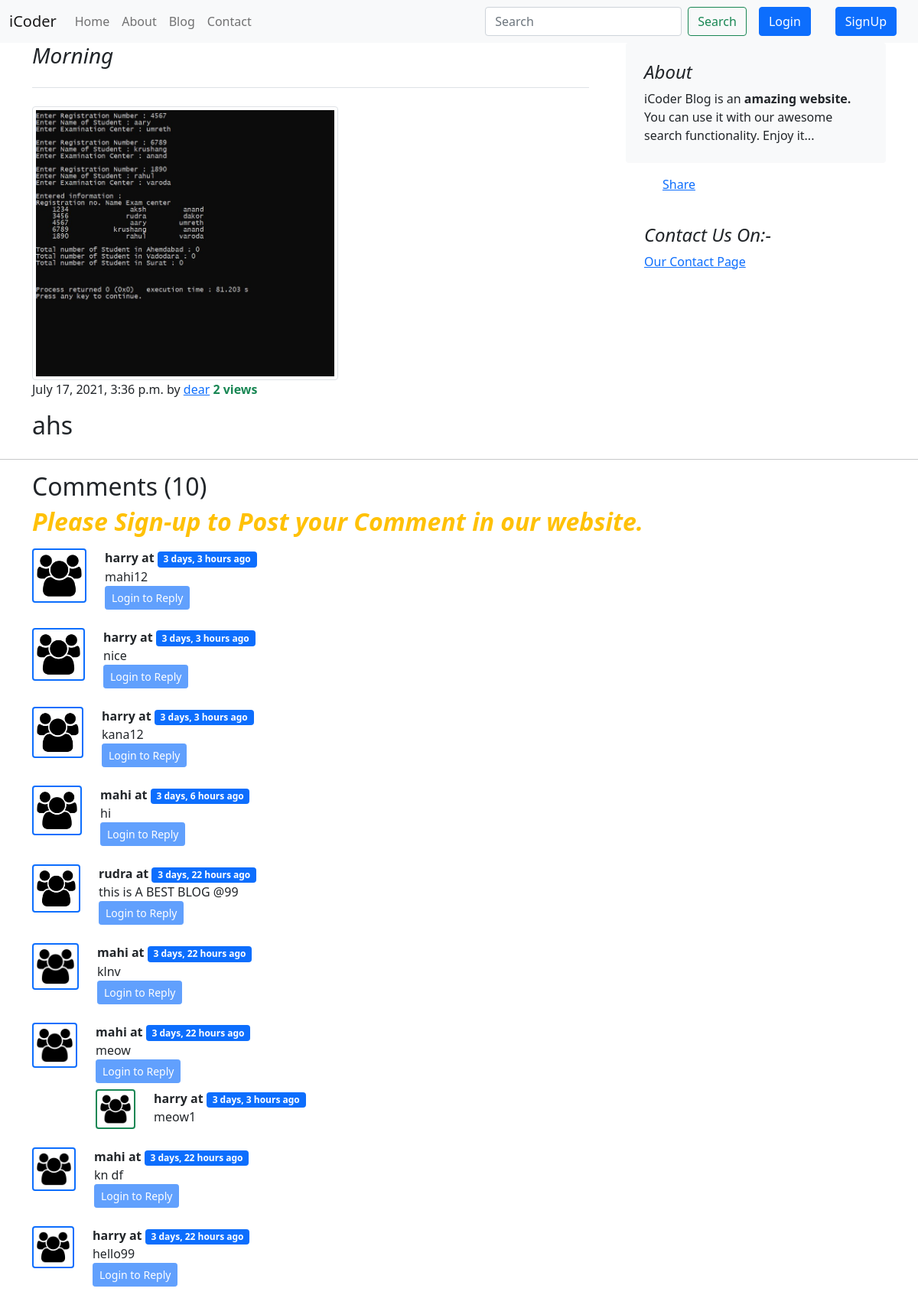
Screenshot of /blog/contin/8/ with the database file from the repository.
### blog/models.py (models this page shows, shortened)
class Post(models.Model):
    sno = models.AutoField(primary_key = True)
    title = models.CharField(max_length=255)
    content = models.TextField()
    author = models.CharField(max_length=25)
    views = models.IntegerField(default=0)
    timestamp = models.DateTimeField()
    image2 = models.ImageField(upload_to='aksh1/')

class BlogComment(models.Model):
    sno = models.AutoField(primary_key = True)
    comment1 = models.TextField()
    user = models.ForeignKey(User, on_delete=models.CASCADE)
    post = models.ForeignKey(Post, on_delete=models.CASCADE)
    parent = models.ForeignKey('self', on_delete=models.CASCADE, null=True)
    timestamp = models.DateTimeField(auto_now_add=True)
    def __str__(self):
        return self.comment1

### blog/views.py (the view)
# urls.py: path('contin/<int:myid1>/', views.blogpost, name='blogpost')
def blogpost(request, myid1):
    myposts = Post.objects.filter(sno=myid1)[0]
    myposts.views += 1
    myposts.save()
    comments1 = BlogComment.objects.filter(post=myposts, parent=None)
    replies = BlogComment.objects.filter(post=myposts).exclude(parent=None)
    repDict = {}
    a = comments1.union(replies)
    a1 = len(a)
    print('comments1', replies)
    for item11 in replies:
        if item11.parent.sno not in repDict.keys():
            repDict[item11.parent.sno] = [item11]
        else:
            repDict[item11.parent.sno].append(item11)
    print('repdict', repDict)
    params = {'myposts' : myposts, 'comments1':comments1, 'user99':request.user, 'repDict':repDict, 'a1':a1}
    return render(request, 'blog/blogpost1.html', params)

### blog/templatetags/extras.py (called while the page is built)
@register.filter(name='get_val')
def get_val(dict, key):
    print('dict', dict, 'key', key)
    print('dict.get(key)',dict.get(key))
    return dict.get(key)

### templates/blog/blogpost1.html
{% extends 'base.html' %}
{%block body%}
<div class="container">
    <div class="row g-5">
        <div class="col-md-8">
            <h3 class="pb-4 mb-4 fst-italic border-bottom">
                {{myposts.title}}
            </h3>
            <img class="bd-placeholder-img img-thumbnail " width="400" height="300" src="{{myposts.image2.url}}">
            <article class="blog-post">
                <p class="blog-post-meta">{{myposts.timestamp}} by <a href="#">{{myposts.author}}</a> <span class="text-success w-50"><b>{{myposts.views}} views</b></span></p>
                <h2 class="blog-post-title">{{myposts.content|safe}}</h2>
            </article>
        </div>
        <div class="col-md-4  ">
            <div class="position-sticky " style="top: 2rem">
                <div class="p-4 mb-3 bg-light rounded ">
                    <h4 class="fst-italic">About</h4>
                    <p class="mb-0">iCoder Blog is an <b>amazing website.</b> You can use it with our awesome search
                        functionality. Enjoy it...
                    </p>
                </div>
                <div class="container my-3">
                    <div class="fb-share-button" data-href="http://127.0.0.1:8000/blog/contin/{{myposts.sno}}/"
                        data-layout="button_count" data-size="large"><a target="_blank"
                            href="https://www.facebook.com/sharer/sharer.php?u=http%3A%2F%2F127.0.0.1%3A8000%2Fblog%2Fblogpost&amp;src=sdkpreparse"
                            class="fb-xfbml-parse-ignore">Share</a></div>
                </div>
                <div class="p-4">
                    <h4 class="fst-italic">Contact Us On:-</h4>
                    <ol class="list-unstyled">
                        <li><a href="/contact/">Our Contact Page</a></li>
                    </ol>
                </div>
            </div>
        </div>
    </div>
</div>
<hr class='my-3'>
<div class="container">
    <h2>Comments ({{a1}})</h2>
    <div class="my-2">
        {% if user.is_authenticated %}
        <form action="/blog/postcomment1/" method="POST"> {% csrf_token %}
            <div class="mb-3">
                <label for="comment_1" class="form-label"><b>Post Comment:- </b></label>
                <input type="text" class="form-control" placeholder="Enter comment here" id="comment_1" name="comment"
                    required>
                <input type="hidden" name="parentsno" value=''>
            </div>
            <input type="hidden" name="postSno" value='{{myposts.sno}}'>
            <button type="submit" class="btn btn-success">Submit</button>
        </form>
        {% else %}
        <h2 class='text-warning'><b><i>Please Sign-up to Post your Comment in our website.</i></b> </h2>
        {% endif %}
    </div>
    {% load humanize %}
    {% load extras %}
    {% for item in comments1|slice:'::-1' %}
    <div class="row my-3">
        {% load static %}
        <div class="col-md-1 col-2 ">
            <img class="img-thumbnail w-100 img-fluid rounded text-center m-auto ml-1 border border-primary  border-2"
                src="/static/user1.png/" width="150px" height="150px">
        </div>
        <div class="col-md-11 col-10 ">
            <b>{{item.user}} at <span class="badge bg-primary">{{item.timestamp | naturaltime}}</span></b>
            <div> {{item}} </div>
            <div class="reply">
                {% if user.is_authenticated %}
                <button class="btn btn-primary btn-sm" type="button" data-bs-toggle="collapse"
                    data-bs-target="#reply{{item.sno}}" aria-expanded="false" aria-controls="reply{{item.sno}}">
                    Post a Reply
                </button>
                <div class="collapse" id="reply{{item.sno}}">
                    <div class="card card-body mt-2 border border-primary border-2">
                        <form action="/blog/postcomment1/" method="POST"> {% csrf_token %}
                            <div class="mb-3">
                                <label for="reply_comment" class="form-label"><b>Post Comment:- </b></label>
                                <input type="text" class="form-control" placeholder="Enter comment here"
                                    id="reply_comment" name="comment" required>
                                <input type="hidden" name="parentsno" value='{{item.sno}}'>
                            </div>
                            <input type="hidden" name="postSno" value='{{myposts.sno}}'>
                            <button type="submit" class="btn btn-success">Submit</button>
                        </form>
                    </div>
                </div>
                {% else %}
                <button class="btn btn-primary btn-sm" type="button" data-bs-toggle="collapse"
                    data-bs-target="#reply{{item.sno}}" aria-expanded="false" aria-controls="reply{{item.sno}}"
                    disabled>
                    Login to Reply
                </button>
                {% endif %}
                <div class="replies my-2">
                    {% for x in repDict|get_val:item.sno|slice:"::-1" %}
                    <div class="row my-2">
                        <div class="col-md-1 col-2 ">
                            <img class="img-thumbnail w-100 img-fluid rounded text-center m-auto ml-1 border border-success  border-2"
                                src="/static/user1.png/" width="150px" height="150px">
                        </div>
                        {% load humanize %}
                        <div class="col-md-11 col-10 ">
                            <b>{{x.user}} at <span class="badge bg-primary">{{x.timestamp|naturaltime}}</span></b>
                            <div> {{x}} </div>
                        </div>
                        <br>
                    </div>
                    {% endfor %}
                </div>
            </div>
        </div>
        {% endfor %}
    </div>
    {%endblock%}

### rows the page displays
Post: title "Morning", image2 (picture), timestamp "July 17, 2021, 3:36 p.m.", author "dear", views "2", content "ahs"
BlogComment: user "harry", timestamp "3 days, 3 hours ago", comment1 "mahi12"
BlogComment: user "harry", timestamp "3 days, 3 hours ago", comment1 "nice"
BlogComment: user "harry", timestamp "3 days, 3 hours ago", comment1 "kana12"
BlogComment: user "mahi", timestamp "3 days, 6 hours ago", comment1 "hi"
BlogComment: user "rudra", timestamp "3 days, 22 hours ago", comment1 "this is A BEST BLOG @99"
BlogComment: user "mahi", timestamp "3 days, 22 hours ago", comment1 "klnv"
BlogComment: user "mahi", timestamp "3 days, 22 hours ago", comment1 "meow"
BlogComment: user "harry", timestamp "3 days, 3 hours ago", comment1 "meow1"
BlogComment: user "mahi", timestamp "3 days, 22 hours ago", comment1 "kn df"
BlogComment: user "harry", timestamp "3 days, 22 hours ago", comment1 "hello99"

### other values shown
{{ a1 }} "10"
